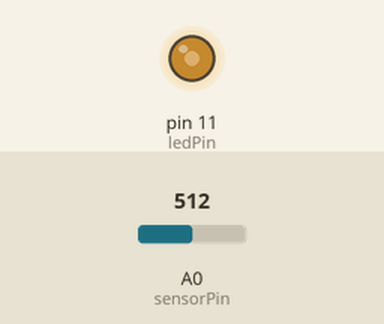
Bench run of a sketch on a simulated Arduino Uno, built with avr-gcc and run on an emulated ATmega328P. Shown: output pins drawn as LEDs (lit = HIGH). The inputs (shaded band) are chosen by the test bench; at power-on: A0 (sensorPin) = 512.

Above: at 1.2 s.
1.3 s: A0 (sensorPin) set to 716
At 1.9 s:
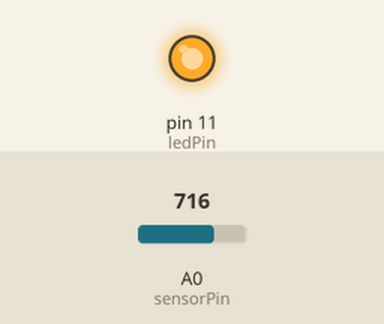
2.8 s: A0 (sensorPin) set to 511
At 4.0 s:
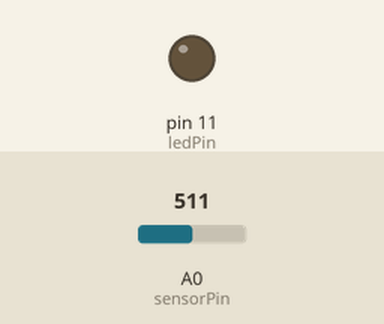
4.3 s: A0 (sensorPin) set to 531
5.8 s: A0 (sensorPin) set to 549
At 6.5 s:
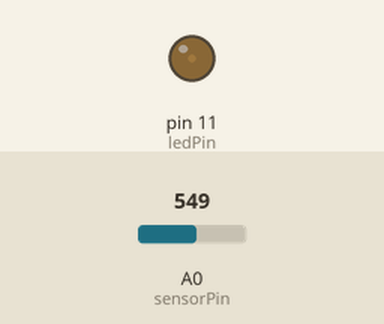
7.3 s: A0 (sensorPin) set to 306
At 7.6 s:
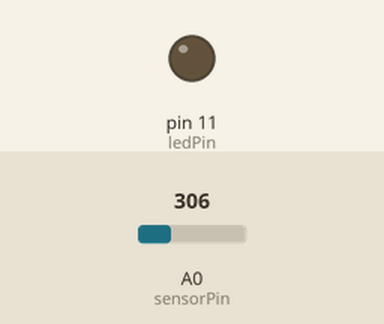
Timing chart, 0 to 9.8 s (numbered marks = the images above; inputs shaded):
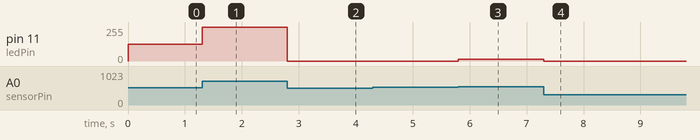

Measured:
- after the input at 1.3 s, pin 11 (ledPin): 127/255 → 255/255 at once
- after the input at 2.8 s, pin 11 (ledPin): 255/255 → 0/255 at once
- after the input at 4.3 s, every drawn part: stays the same
- after the input at 5.8 s, pin 11 (ledPin): 0/255 → 14/255 at once
- after the input at 7.3 s, pin 11 (ledPin): 14/255 → 0/255 at once

The sketch:

CRX_ADKL3_08.ino
```cpp
/*
  PHOTO RESISTOR
  Use a photoresistor (light sensor) to control the brightness
  of a LED.
*/

const int sensorPin = A0;
const int ledPin = 11;

int lightLevel;
// new global variables to remember the high and low light level
int high = 0, low = 1023;

void setup()
{
  pinMode(ledPin, OUTPUT);
}

void loop() {

  lightLevel = analogRead(sensorPin);

  // The light-sensing circuit we built actually doesn't have
  // a range all the way from 0 to 1023. It will likely be
  // 300 (dark) to 800 (light). As a result, we'll use two
  // variable to record our highest reading and a variable
  // to record our lowest reading and adjust our output
  // accordingly.

  // Using the high and low variable, the Arduino will keep
  // track of the highest and lowest values that we're reading
  // from analogRead().

  // We've initialized "low" to be 1023 so the Arduino will save
  // anything that's lower than that:
  if (lightLevel < low) {
    low = lightLevel;
  }

  // We also initialized "high" to be 0 so the Arduino will save
  // anything that's higher than that:
  if (lightLevel > high) {
    high = lightLevel;
  }

  // Once we have the highest and lowest values, we can stick them
  // directly into the map() function with a small offset to low
  // and high to ensure that the LED is fully-off and fully-on at
  // the limits

  lightLevel = map(lightLevel, low+30, high-30, 0, 255);
  lightLevel = constrain(lightLevel, 0, 255);

  analogWrite(ledPin, lightLevel);

}
```
